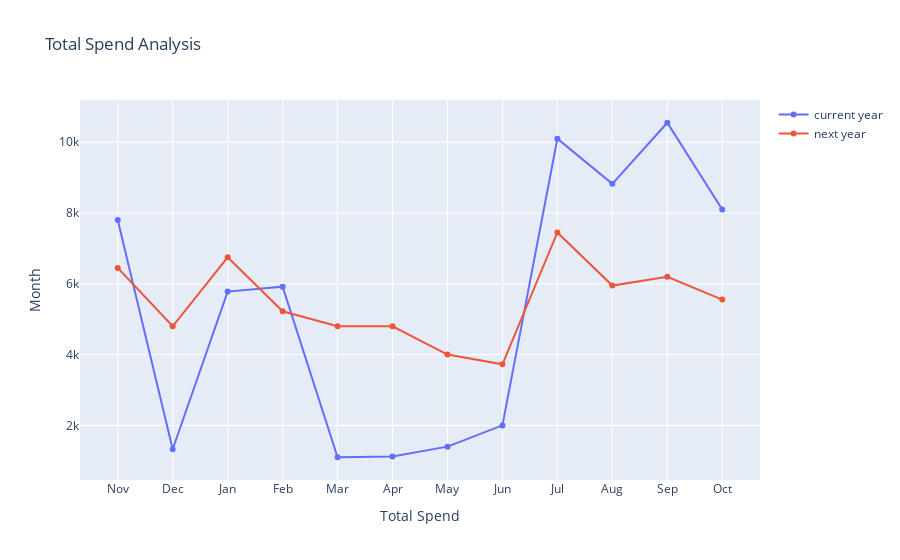
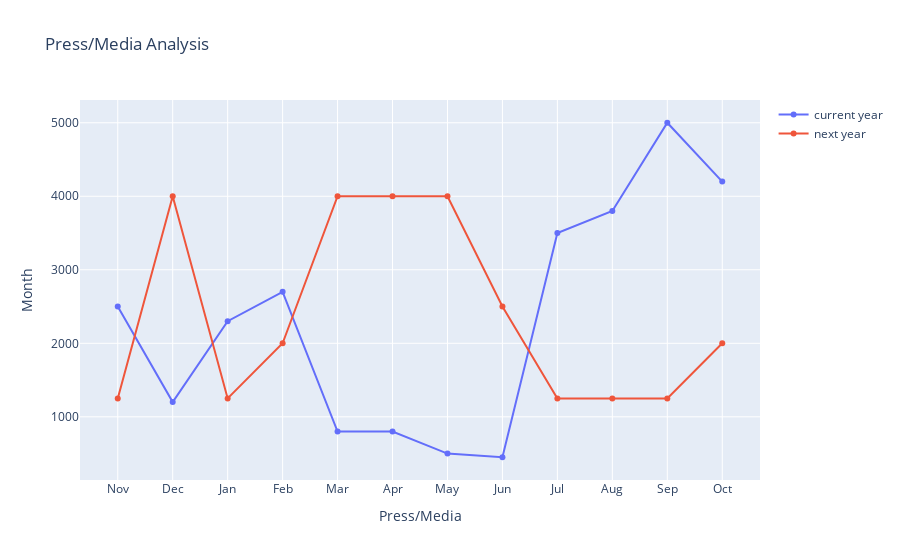
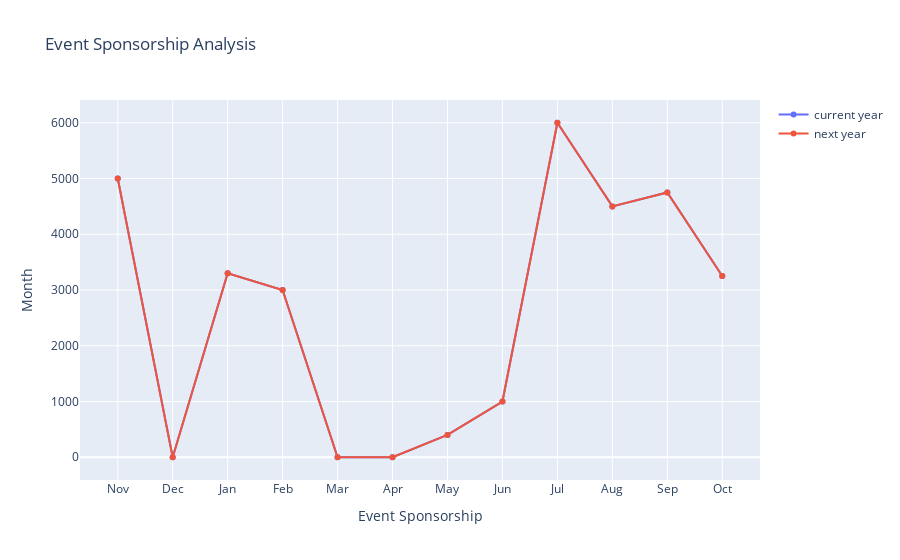
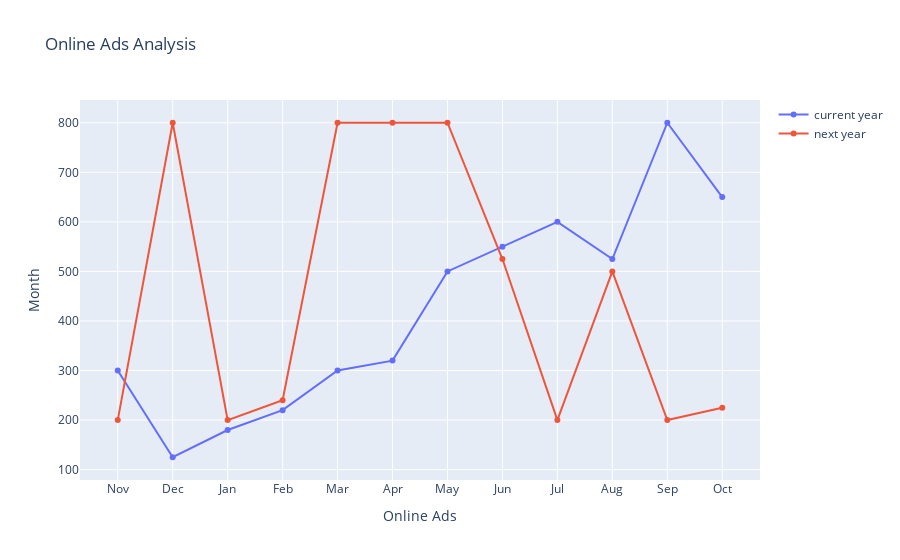

The notebook cell these images were saved under, in order:
### Code cell
# Comparing this year's performance with the projected performance-

import plotly.graph_objects as go

for i in ['Total Spend',
 'Press/Media',
 'Event Sponsorship',
 'Online Ads',
 'Website Traffic',
 'Total Leads Generated',
 'MQL', 'SQL']:
    
    fig = go.Figure()
    fig.add_trace(go.Scatter(x=train['Month'].to_list(), y=train[i].to_list(), name="current year",
                        line_shape='linear'))
    fig.add_trace(go.Scatter(x=test['Month'].to_list(), y=test[i].to_list(), name="next year",
                        line_shape='linear')) 
    
    fig.update_layout(title=i + ' Analysis',
                   xaxis_title=i,
                   yaxis_title='Month')
    fig.show()

### Figure 1 — Plotly figure (JSON) as saved in the notebook; plotly's stock layout.template omitted (floating-point values rounded to 4 significant figures)
{"data": [{"line": {"shape": "linear"}, "name": "current year", "type": "scatter", "x": ["Nov", "Dec", "Jan", "Feb", "Mar", "Apr", "May", "Jun", "Jul", "Aug", "Sep", "Oct"], "y": [7800, 1325, 5780, 5920, 1100, 1120, 1400, 2000, 10100, 8825, 10550, 8100]}, {"line": {"shape": "linear"}, "name": "next year", "type": "scatter", "x": ["Nov", "Dec", "Jan", "Feb", "Mar", "Apr", "May", "Jun", "Jul", "Aug", "Sep", "Oct"], "y": [6450, 4800, 6750, 5225, 4800, 4800, 4000, 3725, 7450, 5950, 6200, 5555]}], "layout": {"title": {"text": "Total Spend Analysis"}, "xaxis": {"title": {"text": "Total Spend"}}, "yaxis": {"title": {"text": "Month"}}}}

### Figure 2 — Plotly figure (JSON) as saved in the notebook; plotly's stock layout.template omitted (floating-point values rounded to 4 significant figures)
{"data": [{"line": {"shape": "linear"}, "name": "current year", "type": "scatter", "x": ["Nov", "Dec", "Jan", "Feb", "Mar", "Apr", "May", "Jun", "Jul", "Aug", "Sep", "Oct"], "y": [2500, 1200, 2300, 2700, 800, 800, 500, 450, 3500, 3800, 5000, 4200]}, {"line": {"shape": "linear"}, "name": "next year", "type": "scatter", "x": ["Nov", "Dec", "Jan", "Feb", "Mar", "Apr", "May", "Jun", "Jul", "Aug", "Sep", "Oct"], "y": [1250, 4000, 1250, 2000, 4000, 4000, 4000, 2500, 1250, 1250, 1250, 2000]}], "layout": {"title": {"text": "Press/Media Analysis"}, "xaxis": {"title": {"text": "Press/Media"}}, "yaxis": {"title": {"text": "Month"}}}}

### Figure 3 — Plotly figure (JSON) as saved in the notebook; plotly's stock layout.template omitted (floating-point values rounded to 4 significant figures)
{"data": [{"line": {"shape": "linear"}, "name": "current year", "type": "scatter", "x": ["Nov", "Dec", "Jan", "Feb", "Mar", "Apr", "May", "Jun", "Jul", "Aug", "Sep", "Oct"], "y": [5000, 0, 3300, 3000, 0, 0, 400, 1000, 6000, 4500, 4750, 3250]}, {"line": {"shape": "linear"}, "name": "next year", "type": "scatter", "x": ["Nov", "Dec", "Jan", "Feb", "Mar", "Apr", "May", "Jun", "Jul", "Aug", "Sep", "Oct"], "y": [5000, 0, 3300, 3000, 0, 0, 400, 1000, 6000, 4500, 4750, 3250]}], "layout": {"title": {"text": "Event Sponsorship Analysis"}, "xaxis": {"title": {"text": "Event Sponsorship"}}, "yaxis": {"title": {"text": "Month"}}}}

### Figure 4 — Plotly figure (JSON) as saved in the notebook; plotly's stock layout.template omitted (floating-point values rounded to 4 significant figures)
{"data": [{"line": {"shape": "linear"}, "name": "current year", "type": "scatter", "x": ["Nov", "Dec", "Jan", "Feb", "Mar", "Apr", "May", "Jun", "Jul", "Aug", "Sep", "Oct"], "y": [300, 125, 180, 220, 300, 320, 500, 550, 600, 525, 800, 650]}, {"line": {"shape": "linear"}, "name": "next year", "type": "scatter", "x": ["Nov", "Dec", "Jan", "Feb", "Mar", "Apr", "May", "Jun", "Jul", "Aug", "Sep", "Oct"], "y": [200, 800, 200, 240, 800, 800, 800, 525, 200, 500, 200, 225]}], "layout": {"title": {"text": "Online Ads Analysis"}, "xaxis": {"title": {"text": "Online Ads"}}, "yaxis": {"title": {"text": "Month"}}}}
